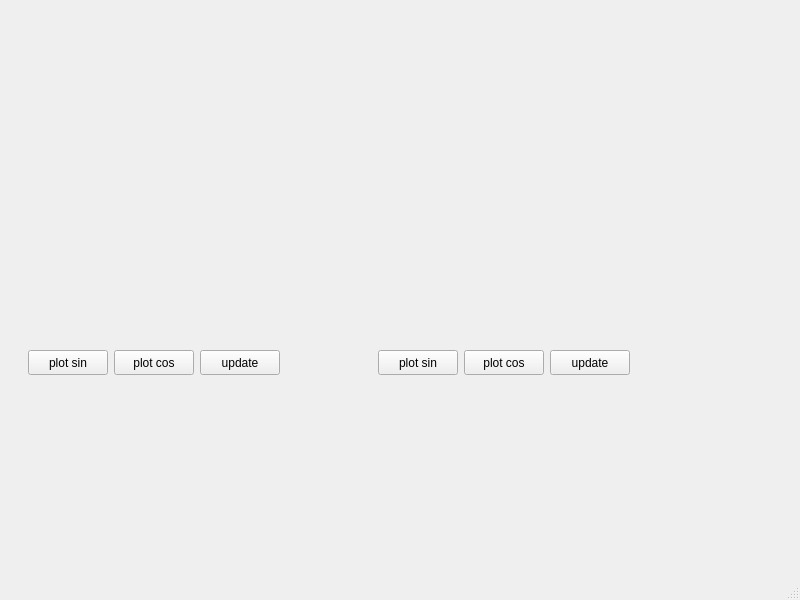
<?xml version="1.0" encoding="UTF-8"?>
<ui version="4.0">
 <class>MainWindow</class>
 <widget class="QMainWindow" name="MainWindow">
  <property name="geometry">
   <rect>
    <x>0</x>
    <y>0</y>
    <width>800</width>
    <height>600</height>
   </rect>
  </property>
  <property name="windowTitle">
   <string>MainWindow</string>
  </property>
  <widget class="QWidget" name="centralwidget">
   <widget class="QWidget" name="canvas_widget1" native="true">
    <property name="geometry">
     <rect>
      <x>20</x>
      <y>60</y>
      <width>321</width>
      <height>271</height>
     </rect>
    </property>
   </widget>
   <widget class="QPushButton" name="pushButton_canv1_1">
    <property name="geometry">
     <rect>
      <x>28</x>
      <y>350</y>
      <width>80</width>
      <height>25</height>
     </rect>
    </property>
    <property name="text">
     <string>plot sin</string>
    </property>
   </widget>
   <widget class="QPushButton" name="pushButton_canv1_3">
    <property name="geometry">
     <rect>
      <x>114</x>
      <y>350</y>
      <width>80</width>
      <height>25</height>
     </rect>
    </property>
    <property name="text">
     <string>plot cos</string>
    </property>
   </widget>
   <widget class="QPushButton" name="pushButton_canv1_2">
    <property name="geometry">
     <rect>
      <x>200</x>
      <y>350</y>
      <width>80</width>
      <height>25</height>
     </rect>
    </property>
    <property name="text">
     <string>update</string>
    </property>
   </widget>
   <widget class="QWidget" name="canvas_widget2" native="true">
    <property name="geometry">
     <rect>
      <x>360</x>
      <y>70</y>
      <width>331</width>
      <height>251</height>
     </rect>
    </property>
   </widget>
   <widget class="QPushButton" name="pushButton_canv2_1">
    <property name="geometry">
     <rect>
      <x>378</x>
      <y>350</y>
      <width>80</width>
      <height>25</height>
     </rect>
    </property>
    <property name="text">
     <string>plot sin</string>
    </property>
   </widget>
   <widget class="QPushButton" name="pushButton_canv2_3">
    <property name="geometry">
     <rect>
      <x>464</x>
      <y>350</y>
      <width>80</width>
      <height>25</height>
     </rect>
    </property>
    <property name="text">
     <string>plot cos</string>
    </property>
   </widget>
   <widget class="QPushButton" name="pushButton_canv2_2">
    <property name="geometry">
     <rect>
      <x>550</x>
      <y>350</y>
      <width>80</width>
      <height>25</height>
     </rect>
    </property>
    <property name="text">
     <string>update</string>
    </property>
   </widget>
  </widget>
  <widget class="QMenuBar" name="menubar">
   <property name="geometry">
    <rect>
     <x>0</x>
     <y>0</y>
     <width>800</width>
     <height>22</height>
    </rect>
   </property>
  </widget>
  <widget class="QStatusBar" name="statusbar"/>
 </widget>
 <resources>
  <include location="qdarkstyle/style.qrc"/>
 </resources>
 <connections/>
</ui>
